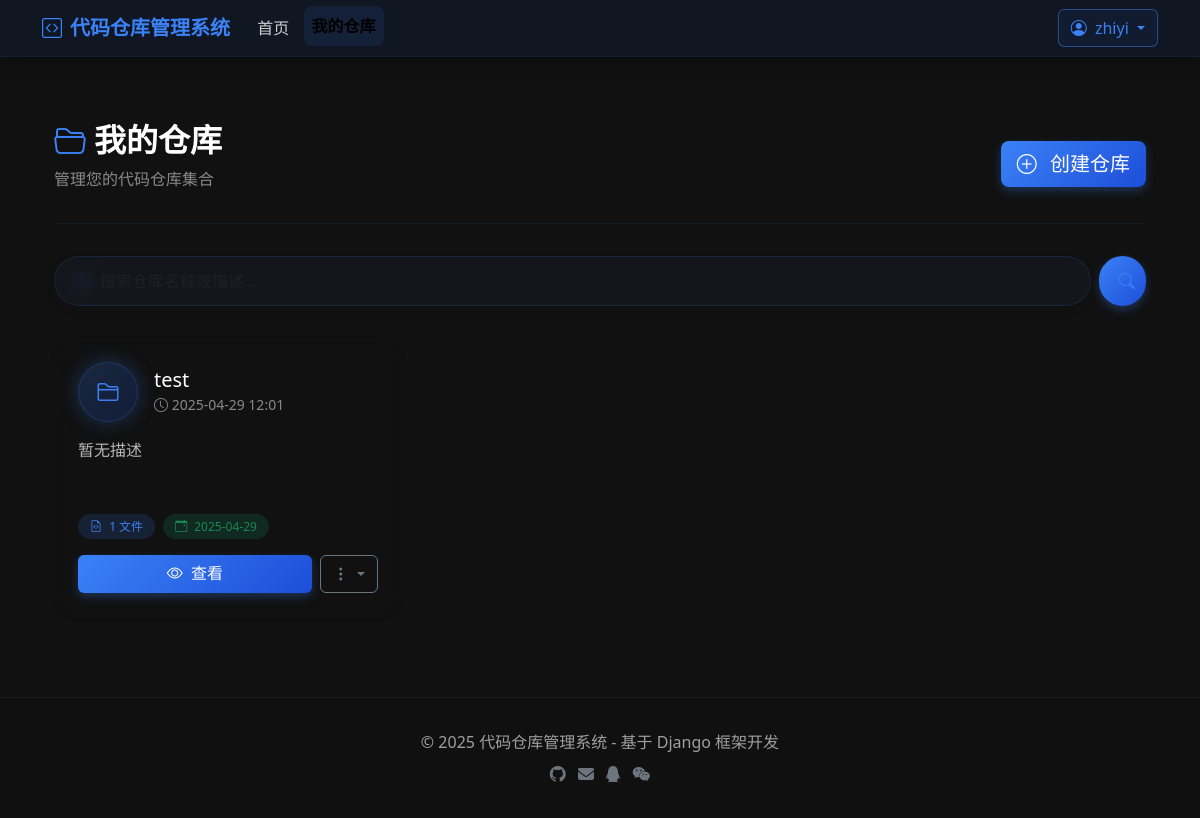
The app's page /repositories/ (signed in) with its own data.
### repository/models.py (models this page shows, shortened)
class Repository(models.Model):
    name = models.CharField('仓库名称', max_length=100)
    description = models.TextField('仓库描述', blank=True)
    owner = models.ForeignKey(User, on_delete=models.CASCADE, related_name='repositories', verbose_name='所有者')
    created_at = models.DateTimeField('创建时间', auto_now_add=True)
    updated_at = models.DateTimeField('更新时间', auto_now=True)
    class Meta:
        verbose_name = '代码仓库'
        verbose_name_plural = '代码仓库'
        ordering = ['-updated_at']

### repository/views.py (the view)
# urls.py: path('repositories/', views.repository_list, name='repository_list'),
@login_required
def repository_list(request):
    repositories = Repository.objects.filter(owner=request.user)
    return render(request, 'repository/repository_list.html', {
        'repositories': repositories
    })

### repository/templates/repository/repository_list.html (shortened to what this page needs)
{% extends 'repository/base.html' %}
{% block extra_css %}
<link href="https://unpkg.com/aos@2.3.1/dist/aos.css" rel="stylesheet">
{% endblock %}
{% block content %}
<div class="container py-5">
    <div class="d-flex justify-content-between align-items-center section-header" data-aos="fade-up">
        <div>
            <h2 class="fw-bold"><i class="bi bi-folder2-open me-2 text-primary"></i>我的仓库</h2>
            <p class="text-white-50">管理您的代码仓库集合</p>
        </div>
        <a href="{% url 'create_repository' %}" class="btn btn-primary btn-lg" data-aos="fade-left">
            <i class="bi bi-plus-circle me-2"></i> 创建仓库
        </a>
    </div>
    <div class="search-container" data-aos="fade-up" data-aos-delay="100">
        <form class="d-flex" role="search">
            <i class="bi bi-search"></i>
            <input class="form-control me-2" type="search" placeholder="搜索仓库名称或描述..." aria-label="Search">
            <button class="btn btn-primary" type="submit"><i class="bi bi-search"></i></button>
        </form>
    </div>
    {% if repositories %}
    <div class="row row-cols-1 row-cols-md-2 row-cols-lg-3 g-4">
        {% for repo in repositories %}
        <div class="col" data-aos="fade-up" data-aos-delay="{{ forloop.counter|add:100 }}">
            <div class="card h-100 shadow-sm repo-card">
                <div class="card-header d-flex align-items-center">
                    <div class="repo-icon rounded-circle p-3 me-3">
                        <i class="bi bi-folder2 text-primary fs-4"></i>
                    </div>
                    <div>
                        <h5 class="card-title mb-0">{{ repo.name }}</h5>
                        <small class="text-white-50">
                            <i class="bi bi-clock"></i> {{ repo.updated_at|date:"Y-m-d H:i" }}
                        </small>
                    </div>
                </div>
                <div class="card-body">
                    <p class="card-text repo-description">{{ repo.description|default:"暂无描述"|truncatechars:120 }}</p>
                    <div class="repo-stats">
                        <span class="badge rounded-pill bg-primary text-primary">
                            <i class="bi bi-file-earmark-code me-1"></i> {{ repo.files.count }} 文件
                        </span>
                        <span class="badge rounded-pill bg-success text-success">
                            <i class="bi bi-calendar-event me-1"></i> {{ repo.created_at|date:"Y-m-d" }}
                        </span>
                    </div>
                </div>
                <div class="card-footer d-flex gap-2">
                    <a href="{% url 'repository_detail' pk=repo.id %}" class="btn btn-primary flex-grow-1">
                        <i class="bi bi-eye me-1"></i> 查看
                    </a>
                    <div class="dropdown">
                        <button class="btn btn-outline-secondary dropdown-toggle" type="button" data-bs-toggle="dropdown" aria-expanded="false">
                            <i class="bi bi-three-dots-vertical"></i>
                        </button>
                    </div>
                </div>
            </div>
        </div>
        {% endfor %}
    </div>
    {% endif %}
</div>
{% endblock %}

### repository/templates/repository/base.html (shortened to what this page needs)
<!DOCTYPE html>
<html lang="zh-CN">
<head>
    <link href="https://cdn.jsdelivr.net/npm/bootstrap@5.3.2/dist/css/bootstrap.min.css" rel="stylesheet">
    <link rel="stylesheet" href="https://cdn.jsdelivr.net/npm/bootstrap-icons@1.11.1/font/bootstrap-icons.css">
    <link href="https://cdnjs.cloudflare.com/ajax/libs/font-awesome/6.4.2/css/all.min.css" rel="stylesheet">
    {% block extra_css %}{% endblock %}
</head>
<body>
    <nav class="navbar navbar-expand-lg sticky-top">
        <div class="container">
            <a class="navbar-brand" href="{% url 'home' %}">
                <i class="bi bi-code-square me-2"></i>代码仓库管理系统
            </a>
            <div class="collapse navbar-collapse" id="navbarCollapse">
                <ul class="navbar-nav me-auto mb-2 mb-lg-0">
                    <li class="nav-item">
                        <a class="nav-link {% if request.path == '/' %}active{% endif %}" href="{% url 'home' %}">首页</a>
                    </li>
                    {% if user.is_authenticated %}
                    <li class="nav-item">
                        <a class="nav-link {% if '/repositories/' in request.path %}active{% endif %}" href="{% url 'repository_list' %}">我的仓库</a>
                    </li>
                    {% endif %}
                </ul>
                <div class="d-flex">
                    {% if user.is_authenticated %}
                    <div class="dropdown">
                        <a class="btn btn-outline-primary dropdown-toggle" href="#" role="button" id="userDropdown" data-bs-toggle="dropdown" aria-expanded="false">
                            <i class="bi bi-person-circle me-1"></i> {{ user.username }}
                        </a>
                    </div>
                    {% endif %}
                </div>
            </div>
        </div>
    </nav>
    <main class="container main-content">
        {% block content %}{% endblock %}
    </main>
    <footer class="footer text-center">
        <div class="container">
            <span class="text-muted">© {% now "Y" %} 代码仓库管理系统 - 基于 Django 框架开发</span>
            <div class="mt-2">
                <a href="https://github.com/Zayn-Wilson/CodeManage.git" target="_blank" class="text-decoration-none link-secondary mx-1" title="GitHub"><i class="bi bi-github"></i></a>
                <a href="#" class="text-decoration-none link-secondary mx-1" data-bs-toggle="modal" data-bs-target="#emailModal" title="邮箱"><i class="fa-solid fa-envelope"></i></a>
                <a href="#" class="text-decoration-none link-secondary mx-1" data-bs-toggle="modal" data-bs-target="#qqModal" title="QQ"><i class="fa-brands fa-qq"></i></a>
                <a href="#" class="text-decoration-none link-secondary mx-1" data-bs-toggle="modal" data-bs-target="#wechatModal" title="微信"><i class="fa-brands fa-weixin"></i></a>
            </div>
        </div>
    </footer>
</body>
</html>

### repository/templates/repository/base.html (style rules this page uses)
:root { --bs-primary: #3b82f6; --bs-primary-rgb: 59, 130, 246; }
body { min-height: 100vh; display: flex; flex-direction: column; background-color: #111111; color: #ffffff; }
.navbar { background-color: rgba(17, 24, 39, 0.8); backdrop-filter: blur(10px); -webkit-backdrop-filter: blur(10px); box-shadow: 0 4px 20px rgba(0, 0, 0, 0.3); transition: all 0.3s ease; border-bottom: 1px solid rgba(59, 130, 246, 0.1); position: sticky; top: 0; z-index: 1000; }
.navbar-brand { font-weight: 700; color: var(--bs-primary); transition: all 0.3s ease; position: relative; overflow: hidden; }
.navbar-brand::after { content: ''; position: absolute; bottom: 0; left: 0; width: 0; height: 2px; background: linear-gradient(90deg, var(--bs-primary), #60a5fa); transition: width 0.3s ease; }
.nav-link { color: rgba(255, 255, 255, 0.8); font-weight: 500; padding: 0.5rem 1rem; margin: 0 0.2rem; border-radius: 8px; transition: all 0.3s ease; position: relative; }
.nav-link::before { content: ''; position: absolute; top: 0; left: 0; width: 100%; height: 100%; background: rgba(59, 130, 246, 0.1); border-radius: 8px; opacity: 0; transform: scale(0.9); transition: all 0.3s ease; z-index: -1; }
.nav-link:hover, .nav-link.active { color: #ffffff; transform: translateY(-2px); }
.nav-link:hover::before, .nav-link.active::before { opacity: 1; transform: scale(1); }
.nav-link.active { color: var(--bs-primary); font-weight: 600; }
.btn-outline-primary { color: var(--bs-primary); border: 1px solid rgba(59, 130, 246, 0.5); background: rgba(59, 130, 246, 0.05); backdrop-filter: blur(5px); -webkit-backdrop-filter: blur(5px); transition: all 0.3s cubic-bezier(0.25, 0.46, 0.45, 0.94); position: relative; overflow: hidden; z-index: 1; }
.btn-outline-primary::before { content: ''; position: absolute; top: 0; left: -100%; width: 100%; height: 100%; background: linear-gradient(90deg, rgba(59, 130, 246, 0.2), rgba(59, 130, 246, 0)); transition: all 0.4s ease; z-index: -1; }
.btn { position: relative; overflow: hidden; }
.btn-primary { background: linear-gradient(135deg, #3b82f6, #1d4ed8); border: none; box-shadow: 0 4px 10px rgba(59, 130, 246, 0.3); transition: all 0.3s cubic-bezier(0.25, 0.46, 0.45, 0.94); }
.main-content { flex: 1; padding-top: 1rem; padding-bottom: 2rem; position: relative; z-index: 1; }
.footer { padding: 2rem 0; background-color: rgba(17, 17, 17, 0.8); border-top: 1px solid rgba(255, 255, 255, 0.05); margin-top: auto; position: relative; z-index: 1; }
.footer a { color: rgba(255, 255, 255, 0.6); transition: all 0.3s ease; }
.text-muted { color: rgba(255, 255, 255, 0.6) !important; }

### records on screen
Repository: name "test", updated_at "2025-04-29 12:01", description "暂无描述", files.count "1", created_at "2025-04-29"

### other values on screen
{{ user.username }} "zhiyi"
